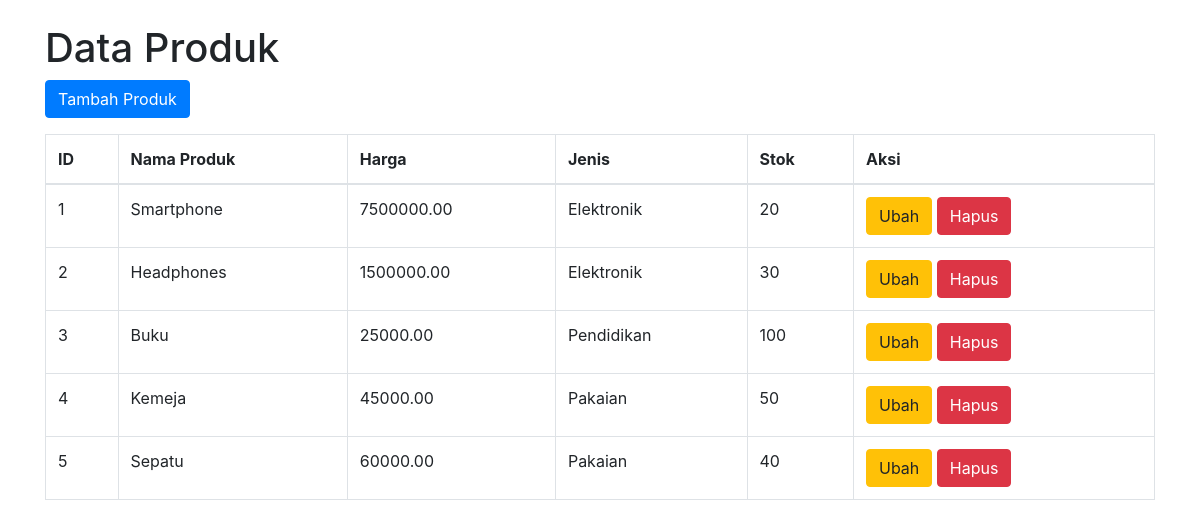
The page /tampil_produk.php on the database its author committed.
### tables this page shows
CREATE TABLE `produk` (
  `id_produk` int(11) NOT NULL,
  `nama_produk` varchar(100) NOT NULL,
  `price` decimal(10,2) NOT NULL,
  `jenis` varchar(50) NOT NULL,
  `stock` int(11) NOT NULL
);

### tampil_produk.php (the view, shortened to what this page needs)
<?php
include 'koneksi.php';
$sql = "SELECT * FROM produk";
$result = $conn->query($sql);
?>
<!DOCTYPE html>
<html lang="id">
<head>
    <link rel="stylesheet" href="https://stackpath.bootstrapcdn.com/bootstrap/4.5.2/css/bootstrap.min.css">
</head>
<body>
<div class="container mt-4">
    <h1>Data Produk</h1>
    <a href="tambah_produk.php" class="btn btn-primary mb-3">Tambah Produk</a>
    <table class="table table-bordered">
        <thead>
            <tr>
                <th>ID</th>
                <th>Nama Produk</th>
                <th>Harga</th>
                <th>Jenis</th>
                <th>Stok</th>
                <th>Aksi</th>
            </tr>
        </thead>
        <tbody>
            <?php while($row = $result->fetch_assoc()): ?>
            <tr>
                <td><?php echo $row['id_produk']; ?></td>
                <td><?php echo $row['nama_produk']; ?></td>
                <td><?php echo $row['price']; ?></td>
                <td><?php echo $row['jenis']; ?></td>
                <td><?php echo $row['stock']; ?></td>
                <td>
                    <a href="ubah_produk.php?id=<?php echo $row['id_produk']; ?>" class="btn btn-warning">Ubah</a>
                    <a href="hapus_produk.php?id=<?php echo $row['id_produk']; ?>" class="btn btn-danger">Hapus</a>
                </td>
            </tr>
            <?php endwhile; ?>
        </tbody>
    </table>
</div>
</body>
</html>

### rows shown on the page
produk: id_produk "1", nama_produk "Smartphone", price "7500000.00", jenis "Elektronik", stock "20"
produk: id_produk "2", nama_produk "Headphones", price "1500000.00", jenis "Elektronik", stock "30"
produk: id_produk "3", nama_produk "Buku", price "25000.00", jenis "Pendidikan", stock "100"
produk: id_produk "4", nama_produk "Kemeja", price "45000.00", jenis "Pakaian", stock "50"
produk: id_produk "5", nama_produk "Sepatu", price "60000.00", jenis "Pakaian", stock "40"
